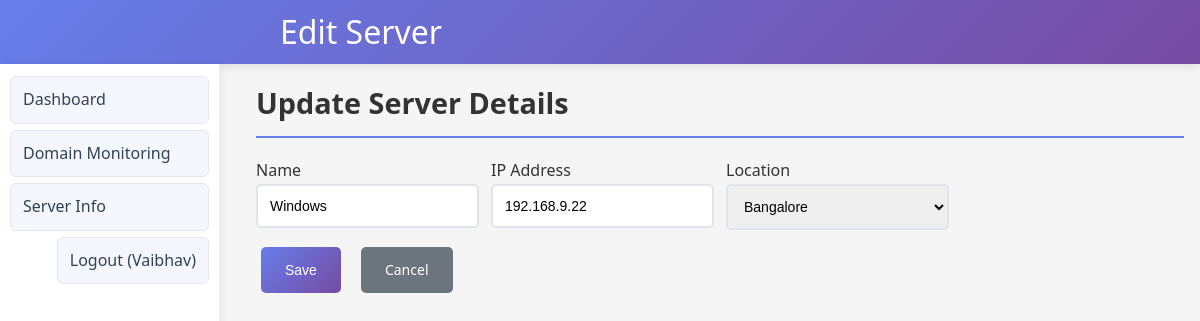
Page /server/edit/7 (signed in) on the committed database.
### tables this page shows
CREATE TABLE users (
            id INTEGER PRIMARY KEY AUTOINCREMENT,
            name TEXT,
            email TEXT UNIQUE NOT NULL,
            password_hash TEXT NOT NULL,
            role TEXT NOT NULL,          -- super_admin, admin, super_analytics, analytics
            location TEXT                -- required for admin/analytics
        );

CREATE TABLE servers (
            id INTEGER PRIMARY KEY AUTOINCREMENT,
            name TEXT NOT NULL,
            ip_address TEXT NOT NULL,
            location TEXT,
            alive INTEGER DEFAULT 0,
            last_ping_at TEXT
        );

CREATE TABLE locations (
            id INTEGER PRIMARY KEY AUTOINCREMENT,
            name TEXT UNIQUE NOT NULL
        );

### 1app.py (the view, shortened to what this page needs)
@app.route('/server/edit/<int:server_id>', methods=['GET', 'POST'])
@login_required
@rbac_write_required
def edit_server(server_id):
    user = get_current_user()
    conn = get_db_connection()
    c = conn.cursor()
    c.execute("SELECT id, name, ip_address, location FROM servers WHERE id=?", (server_id,))
    row = c.fetchone()
    if not row:
        conn.close()
        flash("Server not found.", "danger")
        return redirect(url_for('server'))
    if not user_can_access_location(user, row["location"]):
        conn.close()
        flash("Access denied for this location.", "danger")
        return redirect(url_for('server'))
    server_row = {"id": row["id"], "name": row["name"], "ip_address": row["ip_address"], "location": row["location"]}
    conn.close()
    return render_template('server_edit.html', server=server_row, locations=get_locations(), user=user)

### 1app.py (called while the page is built)
def get_db_connection():
    conn = sqlite3.connect(DB_FILE, timeout=15, check_same_thread=False)
    conn.row_factory = sqlite3.Row
    try:
        conn.execute("PRAGMA busy_timeout = 15000")
    except Exception:
        pass
    return conn

def get_current_user():
    user_id = session.get('user_id')
    if not user_id:
        return None
    conn = get_db_connection()
    c = conn.cursor()
    c.execute("SELECT id, name, email, role, location FROM users WHERE id = ?", (user_id,))
    row = c.fetchone()
    conn.close()
    return row

def login_required(view_func):
    @functools.wraps(view_func)
    def wrapper(*args, **kwargs):
        if not get_current_user():
            return redirect(url_for('login', next=request.path))
        return view_func(*args, **kwargs)
    return wrapper

def is_read_only(user):
    return user and user["role"] in ("super_analytics", "analytics")

def user_can_access_location(user, location):
    if not user:
        return False
    role = user["role"]
    if role in ("super_admin", "super_analytics"):
        return True
    if role in ("admin", "analytics"):
        return (user["location"] or "").lower() == (location or "").lower()
    return False

def rbac_write_required(view_func):
    @functools.wraps(view_func)
    def wrapper(*args, **kwargs):
        user = get_current_user()
        if not user:
            return redirect(url_for('login'))
        if is_read_only(user):
            flash("You have read-only access.", "warning")
            return redirect(request.referrer or url_for('index'))
        return view_func(*args, **kwargs)
    return wrapper

def get_locations():
    conn = get_db_connection()
    c = conn.cursor()
    c.execute("SELECT name FROM locations ORDER BY name")
    rows = [r[0] for r in c.fetchall()]
    conn.close()
    return rows

### templates/server_edit.html (shortened to what this page needs)
<!DOCTYPE html>
<html>
<head>
    <link rel="stylesheet" href="{{ url_for('static', filename='style.css') }}">
</head>
<body>
<header>
    <div class="container">
        <h1>Edit Server</h1>
    </div>
</header>
<nav>
    <div class="container">
        <ul>
            <li><a href="/">Dashboard</a></li>
            <li><a href="/domain">Domain Monitoring</a></li>
            <li><a href="/server">Server Info</a></li>
            {% if user %}
                <li style="margin-left:auto"><a href="/logout">Logout ({{ user.name }})</a></li>
            {% else %}
                <li style="margin-left:auto"><a href="/login">Login</a></li>
            {% endif %}
        </ul>
    </div>
</nav>
<div class="container">
    <div class="card">
        <h2>Update Server Details</h2>
        <form method="POST" style="display:grid; grid-template-columns: repeat(auto-fit, minmax(220px, 1fr)); gap: 12px;">
            <div>
                <label>Name</label>
                <input type="text" name="name" class="form-control" required value="{{ server.name }}">
            </div>
            <div>
                <label>IP Address</label>
                <input type="text" name="ip_address" class="form-control" required value="{{ server.ip_address }}">
            </div>
            <div>
                <label>Location</label>
                <select name="location" class="form-control">
                    {% for loc in locations %}
                        <option value="{{ loc }}" {% if server.location == loc %}selected{% endif %}>{{ loc }}</option>
                    {% endfor %}
                </select>
            </div>
            <div style="grid-column: 1 / -1; display:flex; gap:10px;">
                <button type="submit" class="btn btn-primary">Save</button>
                <a href="/server" class="btn btn-secondary">Cancel</a>
            </div>
        </form>
    </div>
</div>
</body>
</html>

### static/style.css (style rules this page uses)
:root { --primary: #667eea; --surface: #ffffff; --text: #334155; --muted: #6b7280; --sidebar-width: 240px; --header-height: 64px; }
* { margin: 0; padding: 0; box-sizing: border-box; }
body { font-family: 'Segoe UI', Tahoma, Geneva, Verdana, sans-serif; line-height: 1.6; color: #333; background-color: #f5f5f5; }
.container { max-width: 1200px; margin: 0 auto; padding: 16px; margin-left: var(--sidebar-width); }
header { background: linear-gradient(135deg, #667eea 0%, #764ba2 100%); color: white; height: var(--header-height); display: flex; align-items: center; padding: 0 16px; margin-bottom: 0; box-shadow: 0 2px 10px rgba(0,0,0,0.1); }
header h1 { width: 100%; text-align: right; font-size: 2em; font-weight: 400; margin-right: 8px; }
nav { position: fixed; left: 0; top: var(--header-height); width: calc(var(--sidebar-width) - 20px); height: calc(100vh - var(--header-height)); background: var(--surface); padding: 12px 10px; box-shadow: 2px 0 8px rgba(0,0,0,0.06); border-right: 1px solid #eee; overflow-y: auto; z-index: 1000; }
nav .container { margin: 0; padding: 0; max-width: 100%; }
nav ul { list-style: none; display: flex; flex-direction: column; gap: 6px; margin: 0; padding: 0; }
nav a { text-decoration: none; color: var(--text); font-weight: 500; padding: 10px 12px; border-radius: 6px; transition: all 0.2s ease; display: block; background: #f5f7ff; border: 1px solid #e5e7eb; }
.card h2 { color: #333; margin-bottom: 20px; font-size: 1.8em; border-bottom: 2px solid #667eea; padding-bottom: 10px; }
.form-control { width: 100%; padding: 12px; border: 2px solid #e1e5e9; border-radius: 5px; font-size: 14px; transition: border-color 0.3s ease; }
.btn { padding: 12px 24px; border: none; border-radius: 5px; cursor: pointer; font-size: 14px; font-weight: 500; text-decoration: none; display: inline-block; transition: all 0.3s ease; margin: 5px; }
.btn-primary { background: linear-gradient(135deg, #667eea 0%, #764ba2 100%); color: white; }
.btn-secondary { background-color: #6c757d; color: white; }

### rows in the picture
users: name "Vaibhav"
servers: name "Windows", ip_address "192.168.9.22", location "Bangalore"
